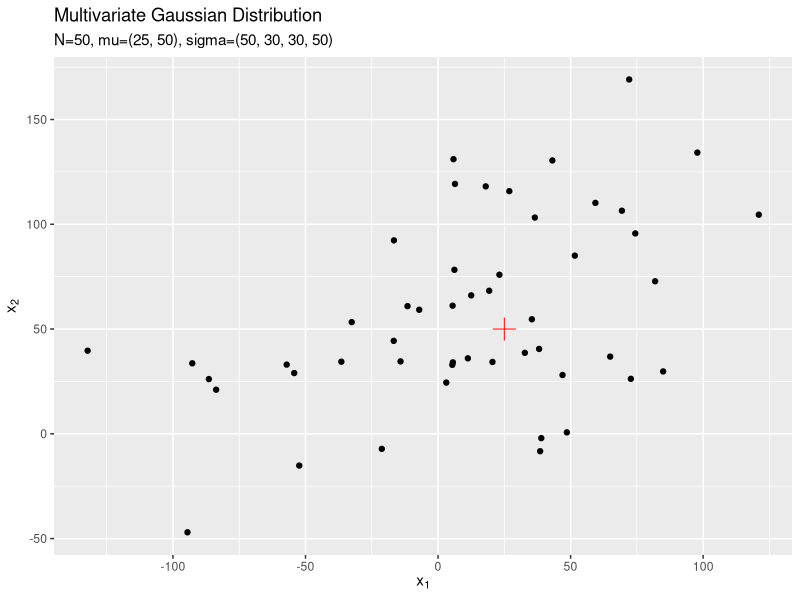
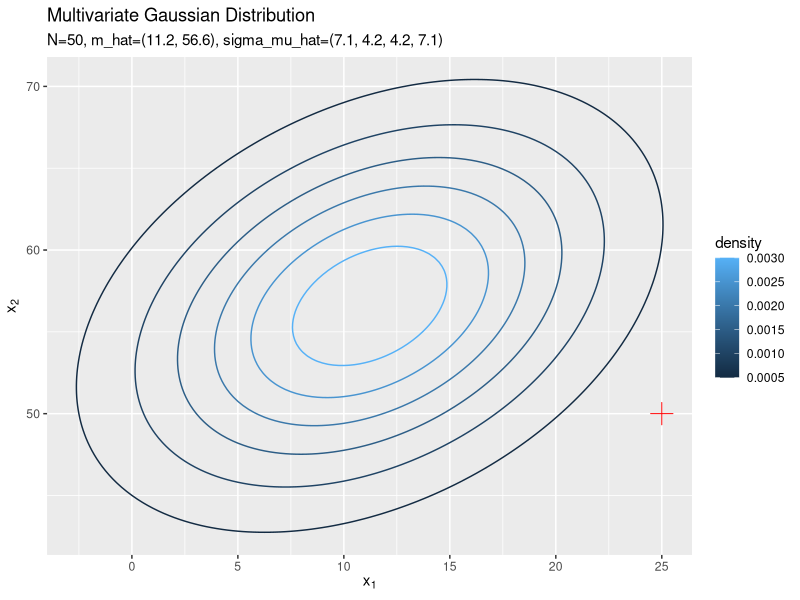
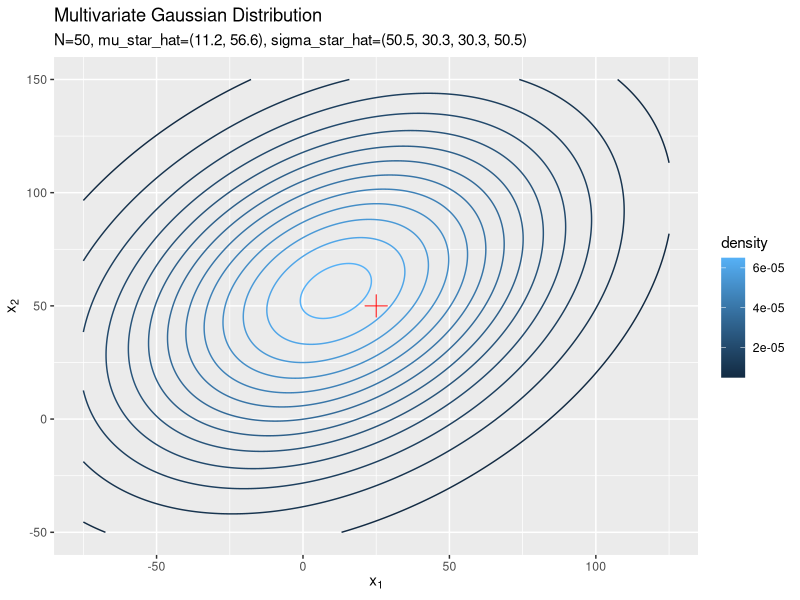

Source code (R) for these figures, in order: (Note: this script raises an error after producing the figures.)

# ch 3.4.1 多次元ガウス分布：平均が未知の場合 ----------------------------------------------

# 事後分布 --------------------------------------------------------------------

# 利用パッケージ
library(tidyverse)
library(mvtnorm)


# データ数を指定
N <- 50

# 観測モデルのパラメータを指定
mu_truth_d <- c(25, 50)
sigma_dd <- matrix(c(50, 30, 30, 50), nrow = 2, ncol = 2)
lambda_dd <- solve(sigma_dd^2)

# 事前分布のパラメータを指定
m_d <- c(0, 0)
sigma_mu_dd <- matrix(c(100, 0, 0, 100), nrow = 2, ncol = 2)
lambda_mu_dd <- solve(sigma_mu_dd^2)


# 作図用の点を生成
x_vec <- seq(mu_truth_d[1] - 2 * sigma_dd[1, 1], mu_truth_d[1] + 2 * sigma_dd[1, 1], by = 0.25)
y_vec <- seq(mu_truth_d[2] - 2 * sigma_dd[2, 2], mu_truth_d[2] + 2 * sigma_dd[2, 2], by = 0.25)
point_df <- tibble(
  x = rep(x_vec, times = length(y_vec)), 
  y = rep(y_vec, each = length(x_vec))
)
mu_df <- tibble(
  x = mu_truth_d[1], 
  y = mu_truth_d[2]
)


# 2次元ガウス分布に従うデータを生成
x_nd <- mvtnorm::rmvnorm(n = N, mean = mu_truth_d, sigma = solve(lambda_dd))
summary(x_nd)

# 観測データの散布図を作成
tibble(
  x = x_nd[, 1], 
  y = x_nd[, 2]
) %>% 
  ggplot(data = ., aes(x = x, y = y)) + 
    geom_point() + 
    geom_point(data = mu_df, aes(x = x, y = y), color = "red", shape = 3, size = 5) + 
    labs(title = "Multivariate Gaussian Distribution", 
         subtitle = paste0("N=", N, ", mu=(", paste(round(mu_truth_d, 1), collapse = ", "), ")", 
                           ", sigma=(", paste(round(sigma_dd, 1), collapse = ", "), ")"), 
         x = expression(x[1]), y = expression(x[2]))


# 事後分布のパラメータを計算
lambda_mu_hat_dd <- N * lambda_dd + lambda_mu_dd
m_hat_d <- solve(lambda_mu_hat_dd) %*% (lambda_dd %*% colSums(x_nd) + lambda_mu_dd %*% m_d) %>% 
  as.vector()

# 事後分布を計算
posterior_df <- tibble(
  xy = point_df, 
  density = mvtnorm::dmvnorm(x = xy, mean = m_hat_d, sigma = solve(lambda_mu_hat_dd)) # 確率密度
) %>% 
  dplyr::select(density) %>% 
  cbind(point_df, .)

# 作図
ggplot() + 
  geom_contour(data = posterior_df, aes(x, y, z = density, color = ..level..)) + # 等高線
  geom_point(data = mu_df, aes(x = x, y = y), color = "red", shape = 3, size = 5) + # 真の平均値
  labs(title = "Multivariate Gaussian Distribution", 
       subtitle = paste0("N=", N, ", m_hat=(", paste(round(m_hat_d, 1), collapse = ", "), ")", 
                         ", sigma_mu_hat=(", paste(round(sqrt(solve(lambda_mu_hat_dd)), 1), collapse = ", "), ")"), 
       x = expression(x[1]), y = expression(x[2]), 
       color = "density") # ラベル


# 予測分布 --------------------------------------------------------------------

# 予測分布のパラメータを計算
lambda_star_hat_dd <- solve(solve(lambda_dd) + solve(lambda_mu_hat_dd))
mu_star_hat_d <- m_hat_d

# 予測分布を計算
predict_df <- tibble(
  xy = point_df, 
  density = mvtnorm::dmvnorm(x = xy, mean = mu_star_hat_d, sigma = solve(lambda_star_hat_dd)) # 確率密度
) %>% 
  dplyr::select(density) %>% 
  cbind(point_df, .)

# 作図
ggplot() + 
  geom_contour(data = predict_df, aes(x, y, z = density, color = ..level..)) +  # 等高線
  geom_point(data = mu_df, aes(x = x, y = y), color = "red", shape = 3, size = 5) +  # 真の平均値
  labs(title = "Multivariate Gaussian Distribution", 
       subtitle = paste0("N=", N, ", mu_star_hat=(", paste(round(mu_star_hat_d, 1), collapse = ", "), ")", 
                         ", sigma_star_hat=(", paste(round(sqrt(solve(lambda_star_hat_dd)), 1), collapse = ", "), ")"), 
       x = expression(x[1]), y = expression(x[2]), 
       color = "density") # ラベル


# gif ---------------------------------------------------------------------

# 追加パッケージ
library(gganimate)


# データ数を指定
N <- 1

# 観測モデルのパラメータを指定
mu_truth_d <- c(25, 50)
sigma_dd <- matrix(c(50, 30, 30, 50), nrow = 2, ncol = 2)
lambda_dd <- solve(sigma_dd^2)

# 事前分布のパラメータを指定
m_d <- c(0, 0)
sigma_mu_dd <- matrix(c(100, 0, 0, 100), nrow = 2, ncol = 2)
lambda_mu_dd <- solve(sigma_mu_dd^2)


# 作図用の点を生成
x_vec <- seq(mu_truth_d[1] - 2 * sigma_dd[1, 1], mu_truth_d[1] + 2 * sigma_dd[1, 1], by = 0.25)
y_vec <- seq(mu_truth_d[2] - 2 * sigma_dd[2, 2], mu_truth_d[2] + 2 * sigma_dd[2, 2], by = 0.25)
point_df <- tibble(
  x = rep(x_vec, times = length(y_vec)), 
  y = rep(y_vec, each = length(x_vec))
)
mu_df <- tibble(
  x = mu_truth_d[1], 
  y = mu_truth_d[2]
)


# 事前分布を計算
posterior_df <- tidyr::tibble(
  xy = point_df, 
  density = mvtnorm::dmvnorm(x = xy, mean = m_d, sigma = solve(lambda_mu_dd)), # 確率密度
  iteration = 0 # 試行回数
) %>% 
  dplyr::select(density, iteration) %>% 
  cbind(point_df, .)


# 予測分布のパラメータを計算
lambda_star_dd <- solve(solve(lambda_dd) + solve(lambda_mu_dd))
mu_star_d <- m_d

# 初期値による予測分布を計算
predict_df <- tibble(
  xy = point_df, 
  density = mvtnorm::dmvnorm(x = xy, mean = mu_star_d, sigma = solve(lambda_star_dd)), # 確率密度
  iteration = 0 # 試行回数
) %>% 
  dplyr::select(density, iteration) %>% 
  cbind(point_df, .)


# 試行回数を指定
max_iter <- 50

# ベイズ推論
for(i in 1:max_iter) {
  
  # 2次元ガウス分布に従うデータを生成
  x_nd <- mvtnorm::rmvnorm(n = N, mean = mu_truth_d, sigma = solve(lambda_dd))
  
  
  # 事後分布のパラメータを更新
  old_lambda_mu_dd <- lambda_mu_dd
  lambda_mu_dd <- N * lambda_dd + lambda_mu_dd
  m_d <- solve(lambda_mu_dd) %*% (lambda_dd %*% colSums(x_nd) + old_lambda_mu_dd %*% m_d) %>% 
    as.vector()
  
  # 事後分布を計算
  tmp_posterior_df <- tidyr::tibble(
    xy = point_df, 
    density = mvtnorm::dmvnorm(x = xy, mean = m_d, sigma = solve(lambda_mu_dd)), # 確率密度
    iteration = i # 試行回数
  ) %>% 
    dplyr::select(density, iteration) %>% 
    cbind(point_df, .)
  
  
  # 予測分布のパラメータを更新
  lambda_star_dd <- solve(solve(lambda_dd) + solve(lambda_mu_dd))
  mu_star_d <- m_d
  
  # 予測分布を計算
  tmp_predict_df <- tibble(
    xy = point_df, 
    density = mvtnorm::dmvnorm(x = xy, mean = mu_star_d, sigma = solve(lambda_star_dd)), # 確率密度
    iteration = i # 試行回数
  ) %>% 
    dplyr::select(density, iteration) %>% 
    cbind(point_df, .)
  
  # 推論結果を結合
  posterior_df <- rbind(posterior_df, tmp_posterior_df)
  predict_df <- rbind(predict_df, tmp_predict_df)
  
  # 動作確認
  print(i)
}

# 事後分布を作図
posterior_graph <- ggplot() + 
  geom_contour(data = posterior_df, aes(x, y, z = density, color = ..level..)) +  # 等高線
  geom_point(data = mu_df, aes(x = x, y = y), color = "red", shape = 3, size = 5) +  # 平均の点
  transition_manual(iteration) +  # フレーム
  labs(title = "Multivariate Gaussian Distribution", 
       subtitle = "i={current_frame}", 
       x = expression(x[1]), y = expression(x[2]), 
       color = "density") # ラベル

# gif画像を作成
animate(posterior_graph, nframes = max_iter + 1, fps = 10)


# 予測分布を作図
predict_graph <- ggplot() + 
  geom_contour(data = predict_df, aes(x, y, z = density, color = ..level..)) +  # 等高線
  geom_point(data = mu_df, aes(x = x, y = y), color = "red", shape = 3, size = 5) +  # 平均の点
  transition_manual(iteration) +  # フレーム
  labs(title = "Multivariate Gaussian Distribution", 
       subtitle = "i={current_frame}", 
       x = expression(x[1]), y = expression(x[2]), 
       color = "density") # ラベル

# gif画像を作成
animate(predict_graph, nframes = max_iter + 1, fps = 10)
